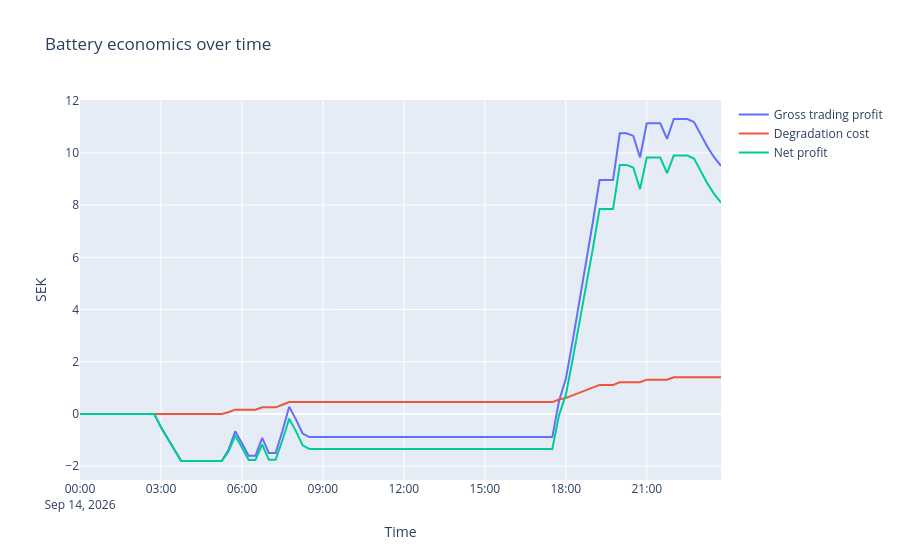

The notebook cell this image was saved under:
### Code cell
fig_economics = go.Figure()

fig_economics.add_trace(
    go.Scatter(
        x=result_deg["time_start"],
        y=result_deg["cumulative_trading_profit_sek"],
        mode="lines",
        name="Gross trading profit"
    )
)

fig_economics.add_trace(
    go.Scatter(
        x=result_deg["time_start"],
        y=result_deg["cumulative_degradation_cost_sek"],
        mode="lines",
        name="Degradation cost"
    )
)

fig_economics.add_trace(
    go.Scatter(
        x=result_deg["time_start"],
        y=result_deg["cumulative_net_profit_sek"],
        mode="lines",
        name="Net profit"
    )
)

fig_economics.update_layout(
    title="Battery economics over time",
    xaxis_title="Time",
    yaxis_title="SEK"
)

fig_economics.show()
